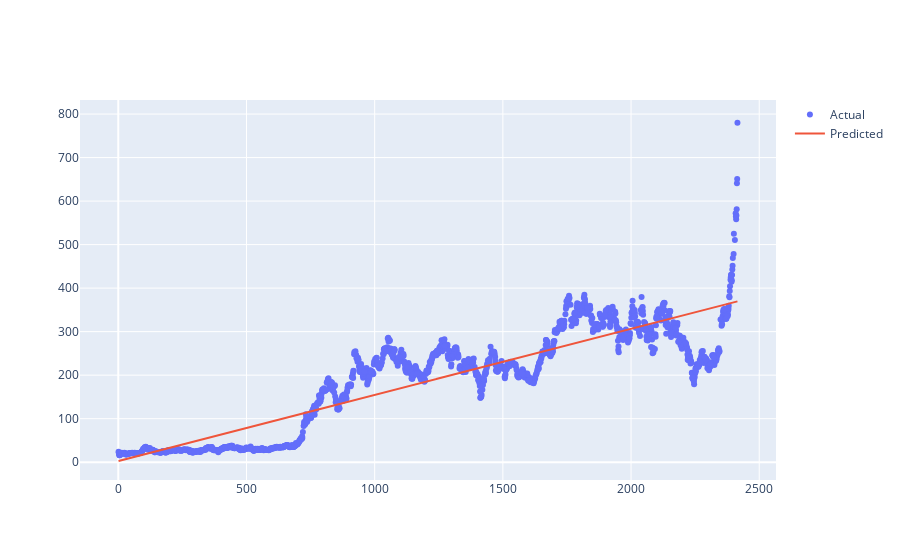

The notebook cell saved with this chart:
### Code cell
#plot actual and preicted values for train datadet
trace0 = go.Scatter(
    x = x_train.T[0],
    y = y_train,
    mode = 'markers',
    name ='Actual'
)
trace1 = go.Scatter(
    x = x_train.T[0],
    y = reg.predict(x_train).T,
    mode = 'lines',
    name = 'Predicted'
)
tesla_data = [trace0,trace1]
plot2 = go.Figure(data=tesla_data)
iplot(plot2)

### Figure 1 — Plotly figure (JSON) as saved in the notebook; plotly's stock layout.template omitted (floating-point values rounded to 4 significant figures; data arrays with more than 128 entries replaced by an {"elided": "..."} marker saying what was removed)
{"data": [{"mode": "markers", "name": "Actual", "type": "scatter", "x": {"elided": "1691 int values"}, "y": {"elided": "1691 float values"}}, {"mode": "lines", "name": "Predicted", "type": "scatter", "x": {"elided": "1691 int values"}, "y": {"elided": "1691 float values"}}], "layout": {}}
